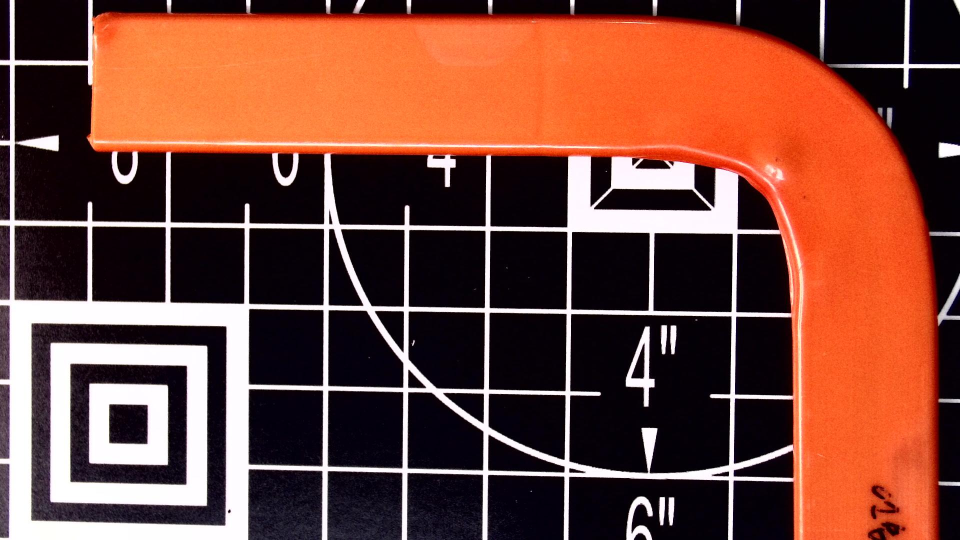
#> input picture objects/fg/2.jpeg, 1920 x 1080 px, given as the content of the folder ./objects/bg, which was not available (shown at 1/2 size)
$ python extract_median_image.py
#> lines starting #> are read from the running program, lines starting #| are printed output that depends on the picture; pictures that were not available may be replaced by others from this repository, and a replacement may not be noted
import numpy as np
import cv2
import os
import glob
import matplotlib.pyplot as plt

'''
get background from images
'''
files = glob.glob('./objects/bg/*jpeg')

# creating an array of frames from frames chosen above
frames = []
for file in files:
    frame = cv2.imread(file, 0)
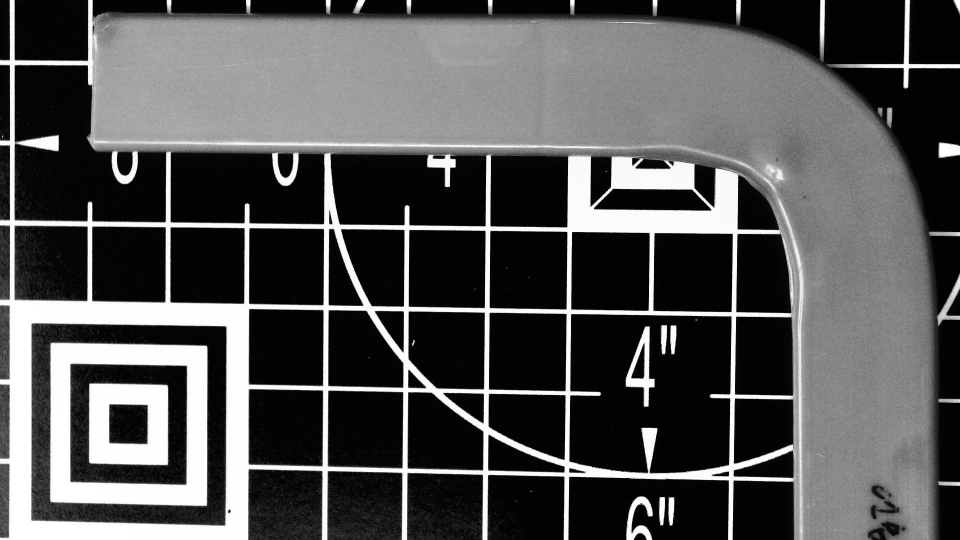
#> frame: shape (1080, 1920) (shown at 1/2 size); min 0, max 255, mean 83.4
    frames.append(frame)

# calculate the median
bg = np.median(frames, axis=0).astype(dtype=np.uint8)
plt.imshow(bg, cmap='gray')
# cv2.imwrite("background.jpg", bg)


'''
get foreground from images
'''
files = glob.glob('./objects/fg/*jpeg')

# creating an array of frames from frames chosen above
frames = []
for file in files:
    frame = cv2.imread(file, 0)
    frames.append(frame)
#> pass 2 of the loop `for file in files:`:
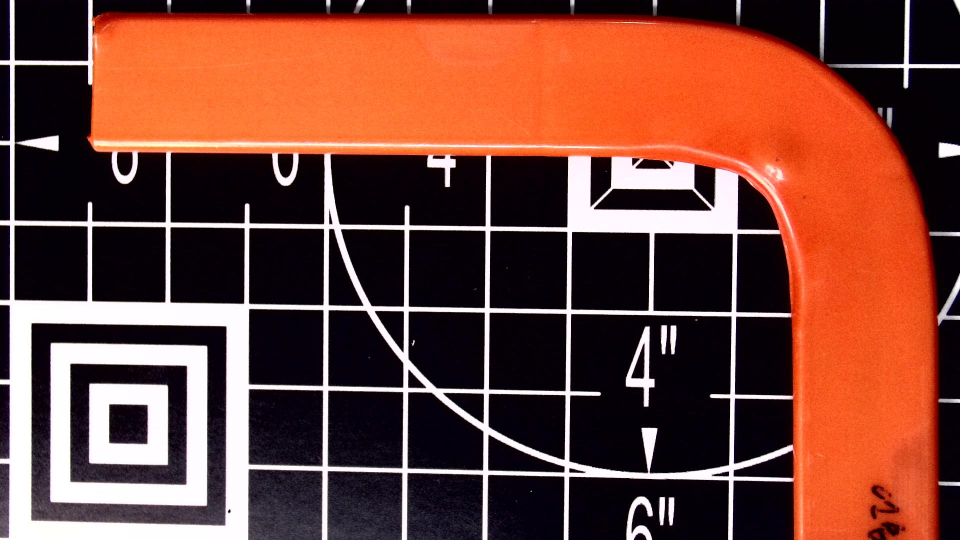
#> input picture objects/fg/3.jpeg, 1920 x 1080 px (shown at 1/2 size)
#> `frame = cv2.imread(file, 0)`:
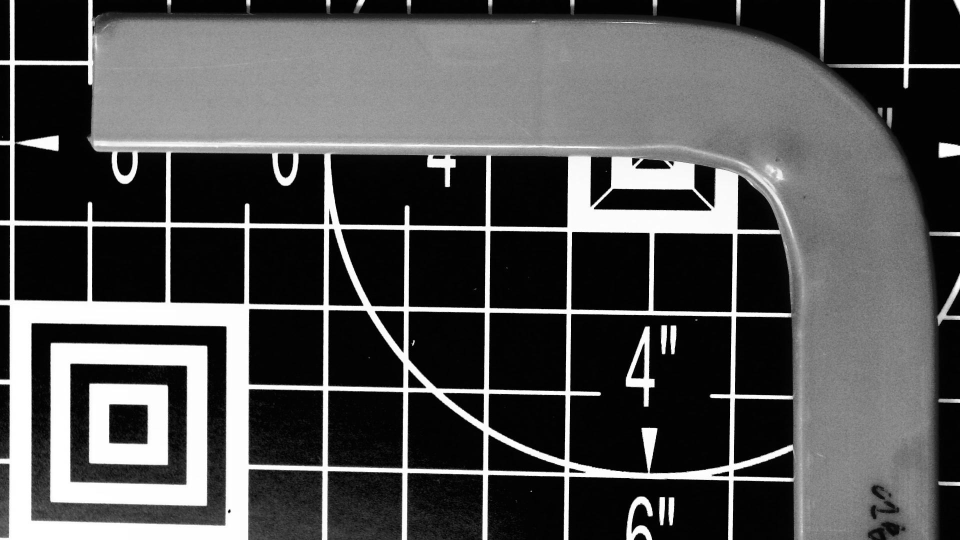
#> frame: shape (1080, 1920) (shown at 1/2 size); min 0, max 255, mean 81.2
#> pass 3 of the loop `for file in files:`:
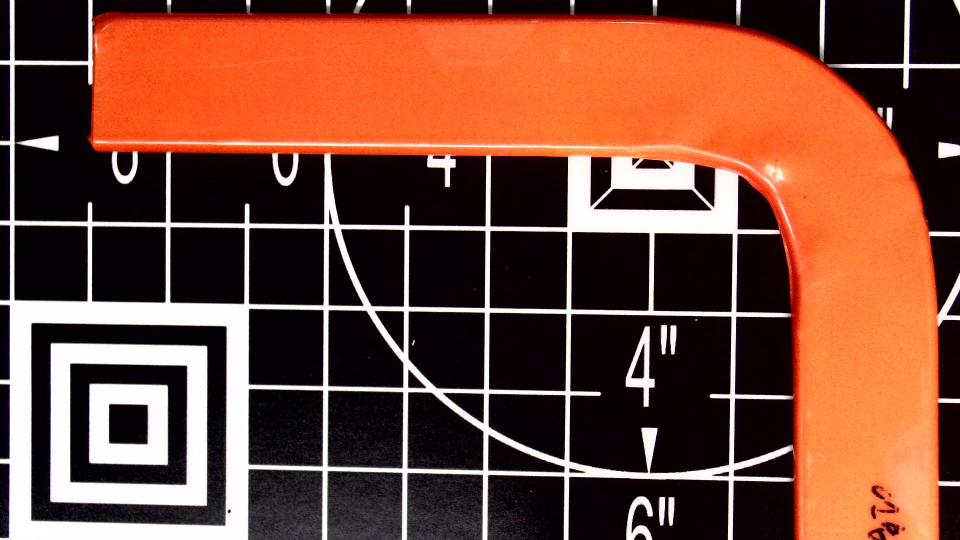
#> input picture objects/fg/4.jpeg, 1920 x 1080 px (shown at 1/2 size)
#> `frame = cv2.imread(file, 0)`:
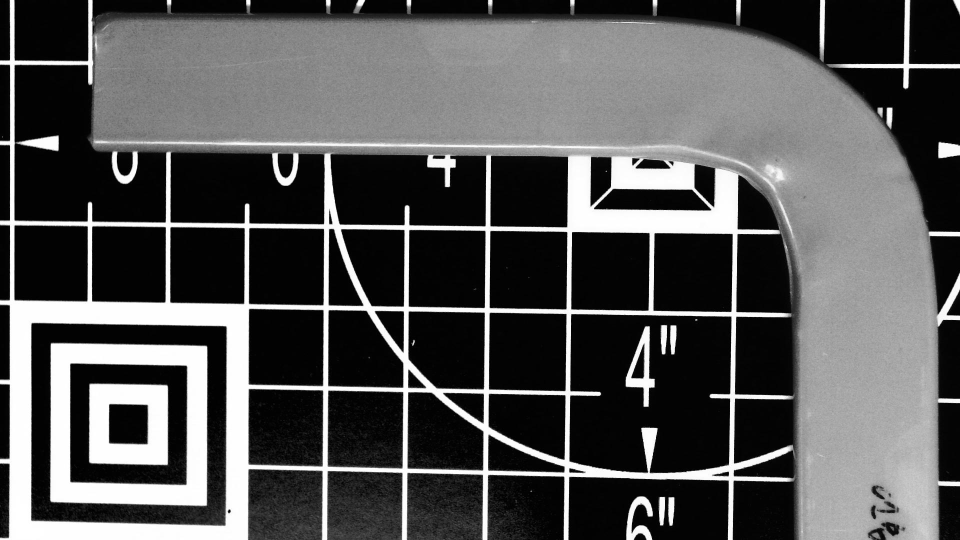
#> frame: shape (1080, 1920) (shown at 1/2 size); min 0, max 255, mean 85
#> the loop made 4 passes; the first 3 are shown

# calculate the mean
fg = np.mean(frames, axis=0).astype(dtype=np.uint8)
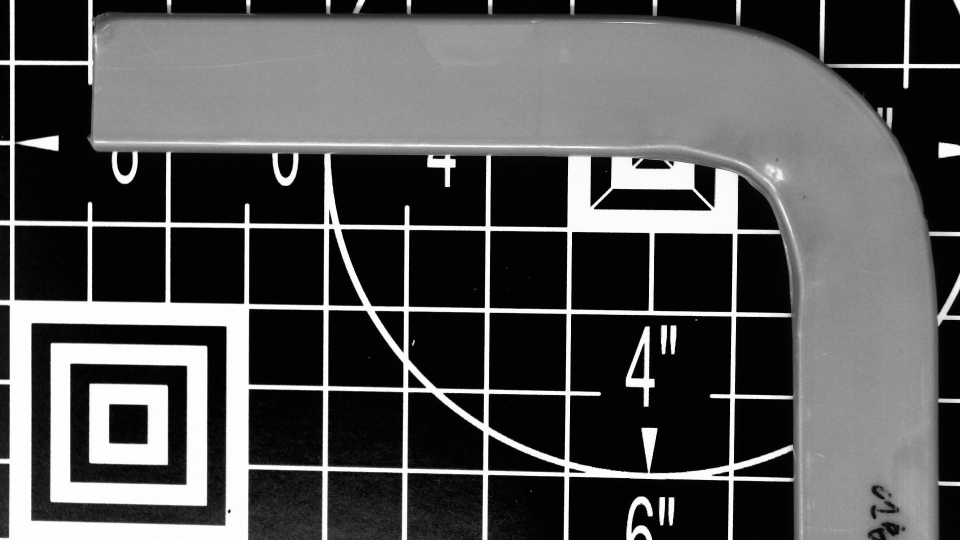
#> fg: shape (1080, 1920) (shown at 1/2 size); min 0, max 255, mean 83.2
plt.imshow(fg, cmap='gray')
# cv2.imwrite("background.jpg", bg)

cv2.imshow('fg', fg)
cv2.waitKey(0)
cv2.destroyAllWindows()

# Subtract the background from the image
subtracted = cv2.absdiff(fg, bg)
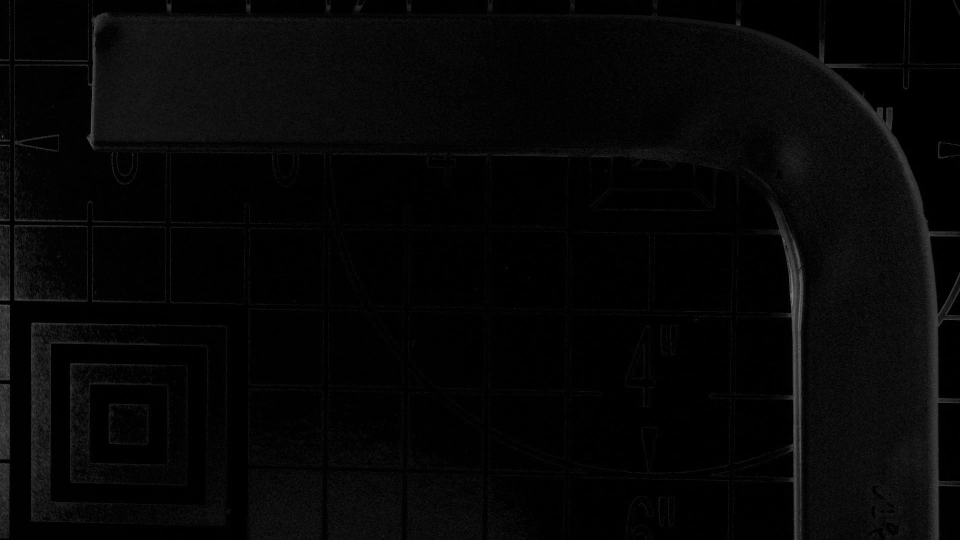
#> subtracted: shape (1080, 1920) (shown at 1/2 size); min 0, max 130, mean 6
plt.imshow(subtracted, cmap='gray')
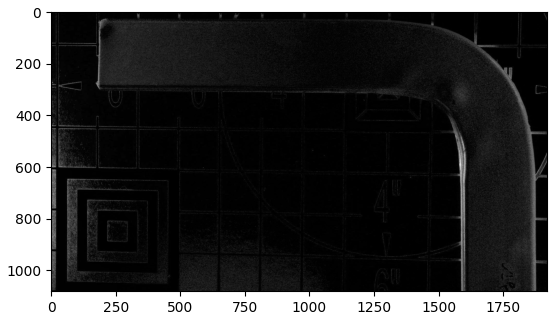
#> figure drawn by matplotlib, 1 panel
